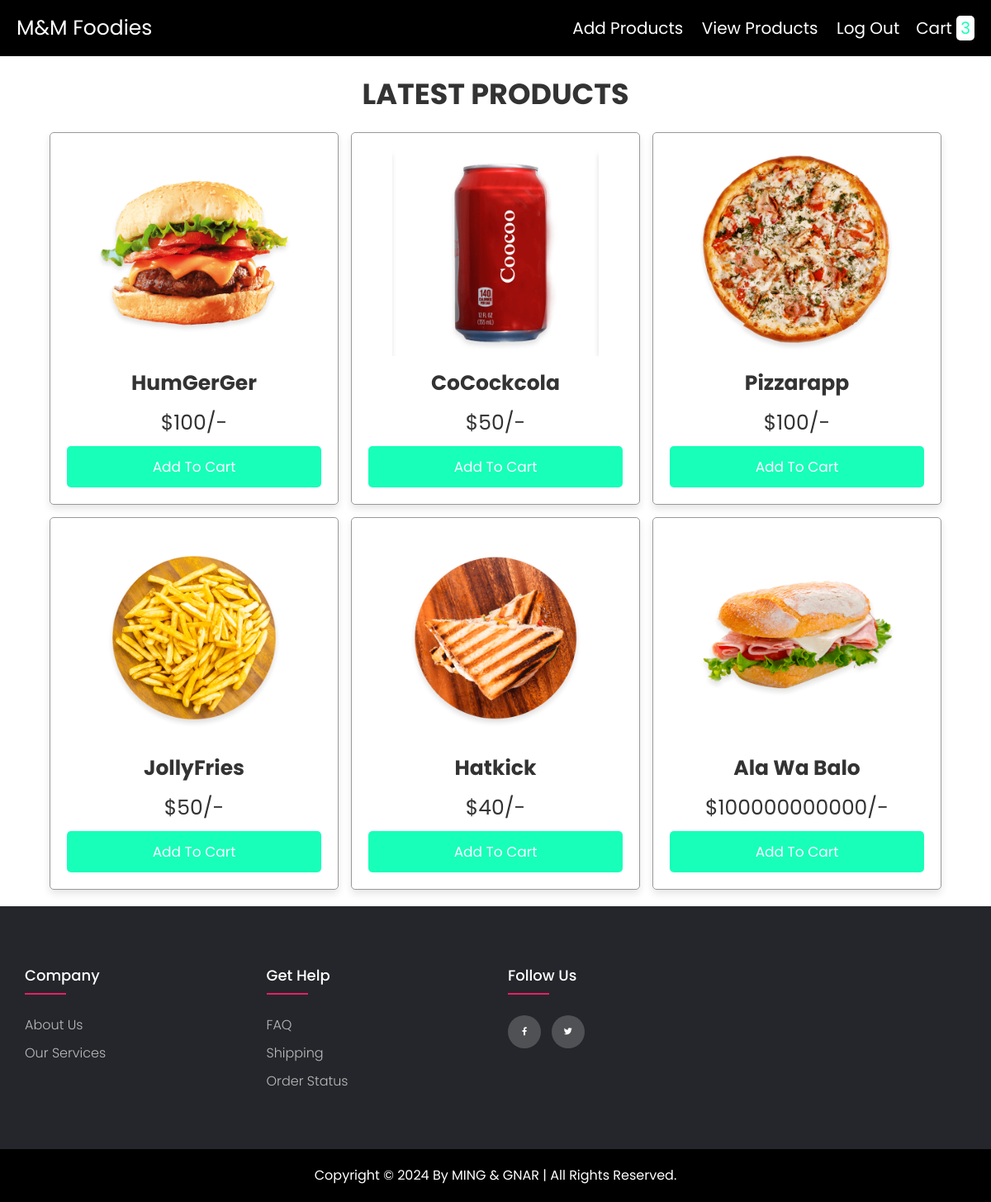
/products.php, run on the app's committed database.
### tables this page shows
CREATE TABLE `products` (
  `id` int(255) NOT NULL,
  `name` varchar(255) NOT NULL,
  `price` varchar(255) NOT NULL,
  `image` varchar(255) NOT NULL
);

### products.php (the view, shortened to what this page needs)
<?php
@include 'config.php';
?>
<!DOCTYPE html>
<html lang="en">
<head>
   <link rel="stylesheet" href="https://cdnjs.cloudflare.com/ajax/libs/font-awesome/6.0.0/css/all.min.css">
   <link rel="stylesheet" href="css/style.css">
</head>
<body>
<?php include 'header.php'; ?>
<div class="container">
<section class="products">
   <h1 class="heading">latest products</h1>
   <div class="box-container">
      <?php
      $select_products = mysqli_query($conn, "SELECT * FROM `products`");
      if(mysqli_num_rows($select_products) > 0){
         while($fetch_product = mysqli_fetch_assoc($select_products)){
      ?>
      <form action="" method="post">
         <div class="box">
            <img src="uploaded_img/<?php echo $fetch_product['image']; ?>" alt="">
            <h3><?php echo $fetch_product['name']; ?></h3>
            <div class="price">$<?php echo $fetch_product['price']; ?>/-</div>
            <input type="submit" class="btn" value="add to cart" name="add_to_cart">
         </div>
      </form>
      <?php
         };
      };
      ?>
   </div>
</section>
</div>
<?php include 'footer.php' ?>
</body>
</html>

### css/style.css (style rules this page uses)
:root { --blue:#17ffb9; --red:tomato; --orange:orange; --black:#333; --white:#fff; --bg-color:#eee; --dark-bg:rgba(0,0,0,.7); --box-shadow:0 .5rem 1rem rgba(0,0,0,.1); --border:.1rem solid #999; }
* { font-family: 'Poppins', sans-serif; margin:0; padding:0; box-sizing: border-box; outline: none; border:none; text-decoration: none; text-transform: capitalize; }
html { font-size: 62.5%; overflow-x: hidden; }
.container { max-width: 1200px; margin:0 auto; }
section { padding:2rem; }
.heading { text-align: center; font-size: 3.5rem; text-transform: uppercase; color:var(--black); margin-bottom: 2rem; }
.btn, .option-btn, .delete-btn { display: block; width: 100%; text-align: center; background-color: var(--blue); color:var(--white); font-size: 1.7rem; padding:1.2rem 3rem; border-radius: .5rem; cursor: pointer; margin-top: 1rem; }
.products .box-container { display: grid; grid-template-columns: repeat(auto-fit, 35rem); gap:1.5rem; justify-content: center; }
.products .box-container .box { text-align: center; padding:2rem; box-shadow: var(--box-shadow); border:var(--border); border-radius: .5rem; }
.products .box-container .box img { height: 25rem; }
.products .box-container .box h3 { margin:1rem 0; font-size: 2.5rem; color:var(--black); }
.products .box-container .box .price { font-size: 2.5rem; color:var(--black); }

### footer.php (style rules this page uses)
body { line-height: 1.5; font-family: 'Poppins', sans-serif; }
* { margin:0; padding:0; box-sizing: border-box; }
.container { max-width: 1170px; margin:auto; }

### data on the page
products: image (picture), name "HumGerGer", price "100"
products: image (picture), name "CoCockcola", price "50"
products: image (picture), name "Pizzarapp", price "100"
products: image (picture), name "JollyFries", price "50"
products: image (picture), name "Hatkick", price "40"
products: image (picture), name "Ala Wa Balo", price "100000000000"

### other printed values
$row_count "3"
